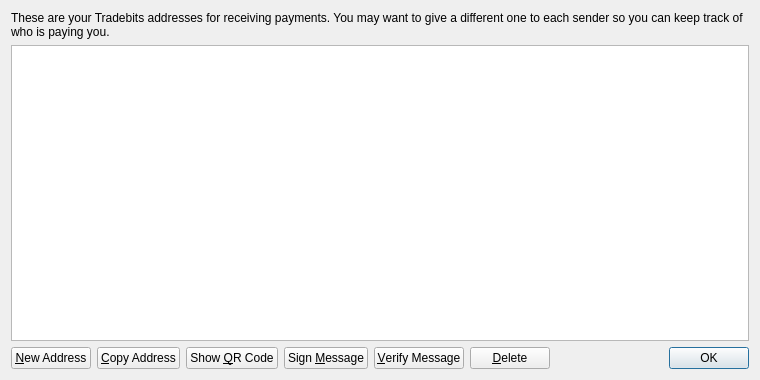
<?xml version="1.0" encoding="UTF-8"?>
<ui version="4.0">
 <class>AddressBookPage</class>
 <widget class="QWidget" name="AddressBookPage">
  <property name="geometry">
   <rect>
    <x>0</x>
    <y>0</y>
    <width>760</width>
    <height>380</height>
   </rect>
  </property>
  <property name="windowTitle">
   <string>Address Book</string>
  </property>
  <layout class="QVBoxLayout" name="verticalLayout">
   <item>
    <widget class="QLabel" name="labelExplanation">
     <property name="text">
      <string>These are your Tradebits addresses for receiving payments. You may want to give a different one to each sender so you can keep track of who is paying you.</string>
     </property>
     <property name="textFormat">
      <enum>Qt::PlainText</enum>
     </property>
     <property name="wordWrap">
      <bool>true</bool>
     </property>
    </widget>
   </item>
   <item>
    <widget class="QTableView" name="tableView">
     <property name="contextMenuPolicy">
      <enum>Qt::CustomContextMenu</enum>
     </property>
     <property name="toolTip">
      <string>Double-click to edit address or label</string>
     </property>
     <property name="tabKeyNavigation">
      <bool>false</bool>
     </property>
     <property name="alternatingRowColors">
      <bool>true</bool>
     </property>
     <property name="selectionMode">
      <enum>QAbstractItemView::SingleSelection</enum>
     </property>
     <property name="selectionBehavior">
      <enum>QAbstractItemView::SelectRows</enum>
     </property>
     <property name="sortingEnabled">
      <bool>true</bool>
     </property>
     <attribute name="verticalHeaderVisible">
      <bool>false</bool>
     </attribute>
    </widget>
   </item>
   <item>
    <layout class="QHBoxLayout" name="horizontalLayout">
     <item>
      <widget class="QPushButton" name="newAddressButton">
       <property name="toolTip">
        <string>Create a new address</string>
       </property>
       <property name="text">
        <string>&amp;New Address</string>
       </property>
       <property name="icon">
        <iconset resource="../bitcoin.qrc">
         <normaloff>:/icons/add</normaloff>:/icons/add</iconset>
       </property>
      </widget>
     </item>
     <item>
      <widget class="QPushButton" name="copyToClipboard">
       <property name="toolTip">
        <string>Copy the currently selected address to the system clipboard</string>
       </property>
       <property name="text">
        <string>&amp;Copy Address</string>
       </property>
       <property name="icon">
        <iconset resource="../bitcoin.qrc">
         <normaloff>:/icons/editcopy</normaloff>:/icons/editcopy</iconset>
       </property>
      </widget>
     </item>
     <item>
      <widget class="QPushButton" name="showQRCode">
       <property name="text">
        <string>Show &amp;QR Code</string>
       </property>
       <property name="icon">
        <iconset resource="../bitcoin.qrc">
         <normaloff>:/icons/qrcode</normaloff>:/icons/qrcode</iconset>
       </property>
      </widget>
     </item>
     <item>
      <widget class="QPushButton" name="signMessage">
       <property name="toolTip">
        <string>Sign a message to prove you own a Tradebits address</string>
       </property>
       <property name="text">
        <string>Sign &amp;Message</string>
       </property>
       <property name="icon">
        <iconset resource="../bitcoin.qrc">
         <normaloff>:/icons/edit</normaloff>:/icons/edit</iconset>
       </property>
      </widget>
     </item>
     <item>
      <widget class="QPushButton" name="verifyMessage">
       <property name="toolTip">
        <string>Verify a message to ensure it was signed with a specified Tradebits address</string>
       </property>
       <property name="text">
        <string>&amp;Verify Message</string>
       </property>
       <property name="icon">
        <iconset resource="../bitcoin.qrc">
         <normaloff>:/icons/transaction_0</normaloff>:/icons/transaction_0</iconset>
       </property>
      </widget>
     </item>
     <item>
      <widget class="QPushButton" name="deleteButton">
       <property name="toolTip">
        <string>Delete the currently selected address from the list</string>
       </property>
       <property name="text">
        <string>&amp;Delete</string>
       </property>
       <property name="icon">
        <iconset resource="../bitcoin.qrc">
         <normaloff>:/icons/remove</normaloff>:/icons/remove</iconset>
       </property>
      </widget>
     </item>
     <item>
      <spacer name="horizontalSpacer">
       <property name="orientation">
        <enum>Qt::Horizontal</enum>
       </property>
       <property name="sizeHint" stdset="0">
        <size>
         <width>40</width>
         <height>20</height>
        </size>
       </property>
      </spacer>
     </item>
     <item>
      <widget class="QDialogButtonBox" name="buttonBox">
       <property name="sizePolicy">
        <sizepolicy hsizetype="Maximum" vsizetype="Fixed">
         <horstretch>0</horstretch>
         <verstretch>0</verstretch>
        </sizepolicy>
       </property>
       <property name="standardButtons">
        <set>QDialogButtonBox::Ok</set>
       </property>
      </widget>
     </item>
    </layout>
   </item>
  </layout>
 </widget>
 <resources>
  <include location="../bitcoin.qrc"/>
 </resources>
 <connections/>
</ui>
